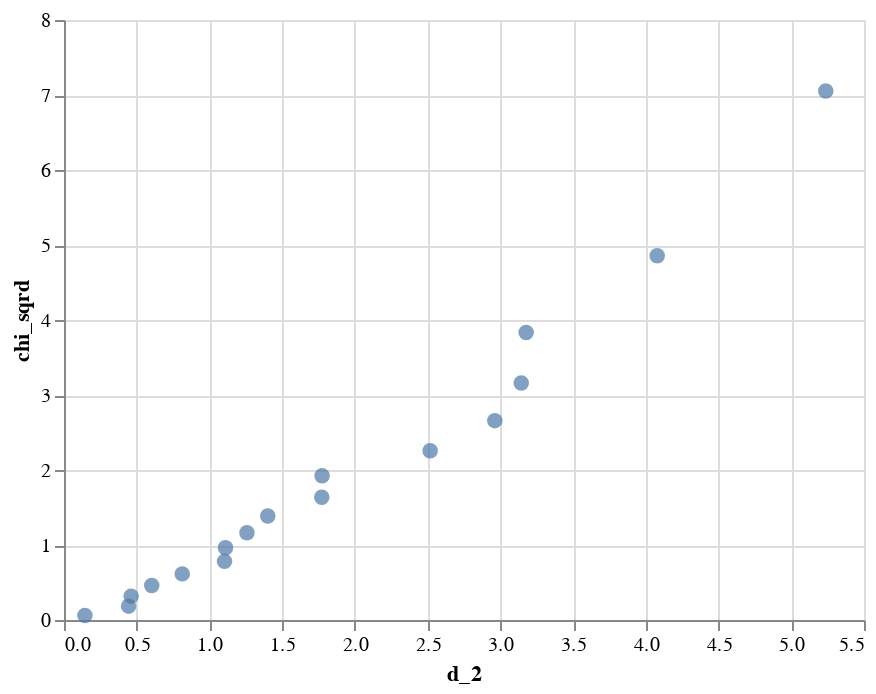

Write notebook code for a chart like this one.
### Code cell
import pandas as pd
import altair as alt

chisplot(pd.DataFrame(e))

### Figure 1 — Vega-Lite specification as saved in the notebook (floating-point values rounded to 4 significant figures)
{"config": {"view": {"continuousWidth": 400, "continuousHeight": 300}}, "data": {"name": "data-6b56ada4cda450dc01a97c4242f787aa"}, "mark": {"type": "circle", "size": 60}, "encoding": {"x": {"type": "quantitative", "field": "d_2"}, "y": {"type": "quantitative", "field": "chi_sqrd"}}, "$schema": "https://vega.github.io/schema/vega-lite/v4.8.1.json", "datasets": {"data-6b56ada4cda450dc01a97c4242f787aa": [{"d_2": 0.1438, "chi_sqrd": 0.05971}, {"d_2": 0.4439, "chi_sqrd": 0.1847}, {"d_2": 0.4616, "chi_sqrd": 0.3181}, {"d_2": 0.6033, "chi_sqrd": 0.461}, {"d_2": 0.813, "chi_sqrd": 0.615}, {"d_2": 1.103, "chi_sqrd": 0.7817}, {"d_2": 1.11, "chi_sqrd": 0.9637}, {"d_2": 1.258, "chi_sqrd": 1.164}, {"d_2": 1.401, "chi_sqrd": 1.386}, {"d_2": 1.772, "chi_sqrd": 1.637}, {"d_2": 1.774, "chi_sqrd": 1.923}, {"d_2": 2.517, "chi_sqrd": 2.257}, {"d_2": 2.962, "chi_sqrd": 2.658}, {"d_2": 3.144, "chi_sqrd": 3.161}, {"d_2": 3.177, "chi_sqrd": 3.834}, {"d_2": 4.078, "chi_sqrd": 4.855}, {"d_2": 5.237, "chi_sqrd": 7.053}]}}
